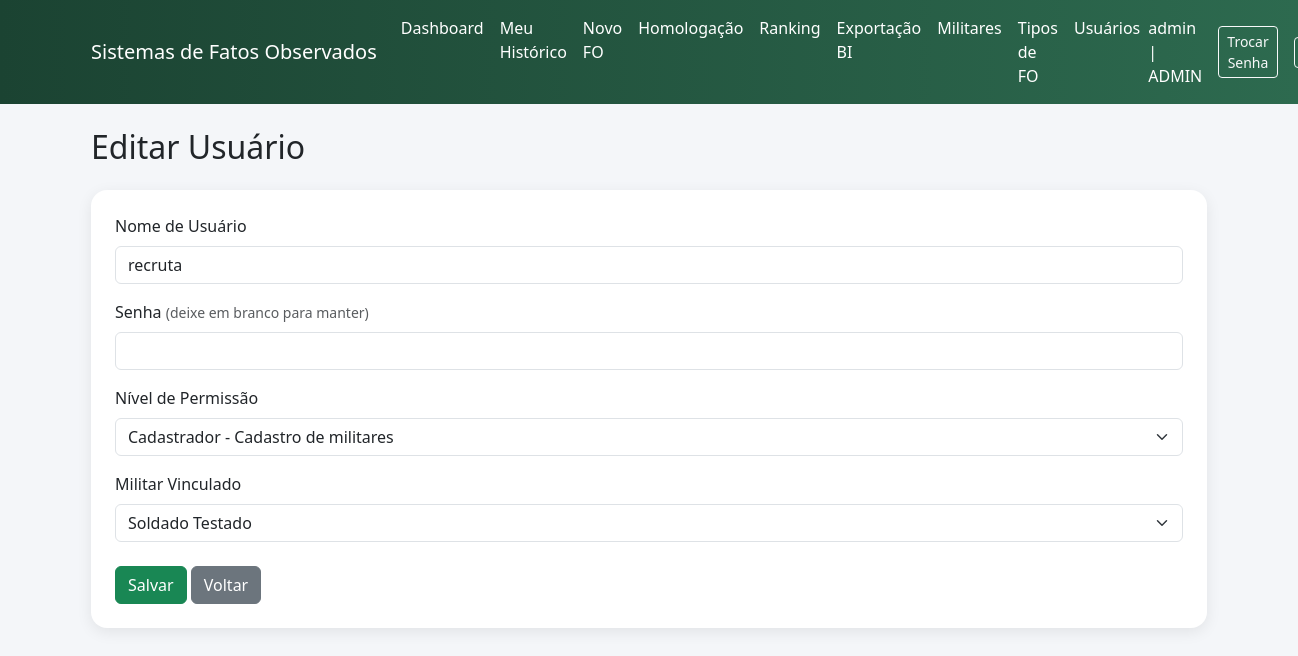
Page /fo/admin/usuarios/2/editar (signed in) on the earlier database version.
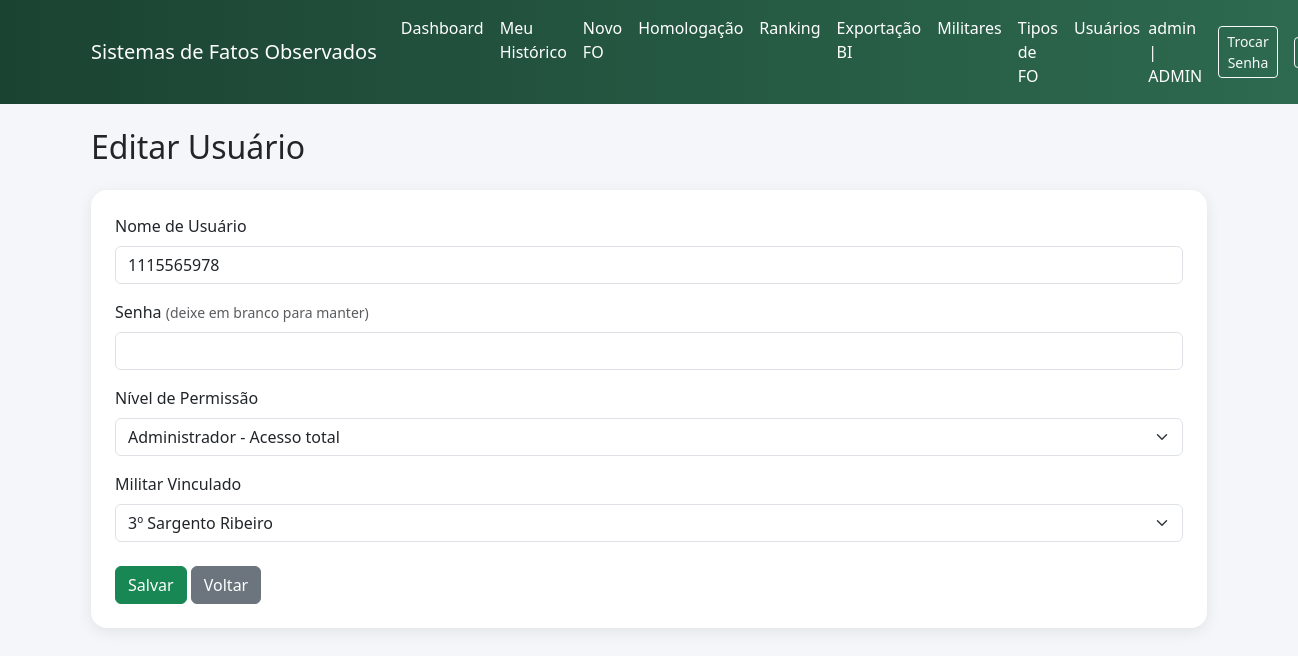
Same page on the later database version.
### app/fo/models.py (models this page shows)
class Usuario(db.Model, UserMixin):
    __tablename__ = "usuarios"
    id = db.Column(db.Integer, primary_key=True)
    username = db.Column(db.String(80), unique=True, nullable=False)
    senha_hash = db.Column(db.String(128), nullable=False)
    perfil = db.Column(
        db.String(20),
        nullable=False,
        default="USUARIO"
    )
    militar_id = db.Column(
        db.Integer,
        db.ForeignKey("militares.id", ondelete="RESTRICT"),
        nullable=True
    )
    militar = db.relationship("Militar")

class PostoGraduacao(db.Model):
    __tablename__ = 'posto_graduacao'
    id = db.Column(db.Integer, primary_key=True)
    nome = db.Column(db.String(80), nullable=False)

### app/fo/routes.py (the view, shortened to what this page needs)
@fo_bp.route("/admin/usuarios/<int:usuario_id>/editar", methods=["GET", "POST"])
@login_required
@requer_admin
def admin_usuario_editar(usuario_id):
    usuario = Usuario.query.get_or_404(usuario_id)
    militares = Militar.query.order_by(Militar.nome_guerra.asc()).all()
    return render_template(
        "fo/admin_usuario_form.html",
        usuario=usuario,
        militares=militares
    )

### app/fo/permissions.py (called while the page is built)
def perfil_permitido(*perfis):
    def decorator(func):
        @wraps(func)
        def wrapper(*args, **kwargs):
            if not current_user.is_authenticated:
                flash("Faça login para acessar o sistema.", "warning")
                return redirect(url_for("auth.login"))
            if current_user.perfil not in perfis and current_user.perfil != "ADMIN":
                flash("Você não possui permissão para acessar esta área.", "danger")
                if request.referrer:
                    return redirect(request.referrer)
                return redirect(url_for("index"))
            return func(*args, **kwargs)
        return wrapper
    return decorator

### app/templates/fo/admin_usuario_form.html (shortened to what this page needs)
{% extends "base.html" %}
{% block content %}
<h2 class="mb-4">
    {% if usuario %}Editar Usuário{% else %}Novo Usuário{% endif %}
</h2>
<div class="card card-glass p-4">
    <form method="POST">
        <div class="mb-3">
            <label class="form-label">Nome de Usuário</label>
            <input type="text"
                   name="username"
                   class="form-control"
                   value="{{ usuario.username if usuario else '' }}"
                   required>
        </div>
        <div class="mb-3">
            <label class="form-label">
                Senha
                {% if usuario %}
                    <small class="text-muted">(deixe em branco para manter)</small>
                {% endif %}
            </label>
            <input type="password"
                   name="senha"
                   class="form-control"
                   {% if not usuario %}required{% endif %}>
        </div>
        <div class="mb-3">
            <label class="form-label">Nível de Permissão</label>
            <select name="perfil" class="form-select" required>
                <option value="CADASTRADOR"
                    {% if usuario and usuario.perfil == "CADASTRADOR" %}selected{% endif %}>
                    Cadastrador - Cadastro de militares
                </option>
                <option value="ADMIN"
                    {% if usuario and usuario.perfil == "ADMIN" %}selected{% endif %}>
                    Administrador - Acesso total
                </option>
            </select>
        </div>
        <div class="mb-4">
            <label class="form-label">Militar Vinculado</label>
            <select name="militar_id"
                    class="form-select">
                {% for militar in militares %}
                    <option value="{{ militar.id }}"
                        {% if usuario and usuario.militar_id == militar.id %}selected{% endif %}>
                        {{ militar.posto_graduacao.nome }} {{ militar.nome_guerra }}
                    </option>
                {% endfor %}
            </select>
        </div>
        <button class="btn btn-success">
            Salvar
        </button>
        <a href="{{ url_for('fo.admin_usuarios') }}"
           class="btn btn-secondary">
            Voltar
        </a>
    </form>
</div>
{% endblock %}

Differences in the rows shown:
changed Usuario: username "recruta" → "1115565978"; perfil "Cadastrador - Cadastro de militares" → "Administrador - Acesso total"; militar_id "Soldado Testado" → "3º Sargento Ribeiro"
